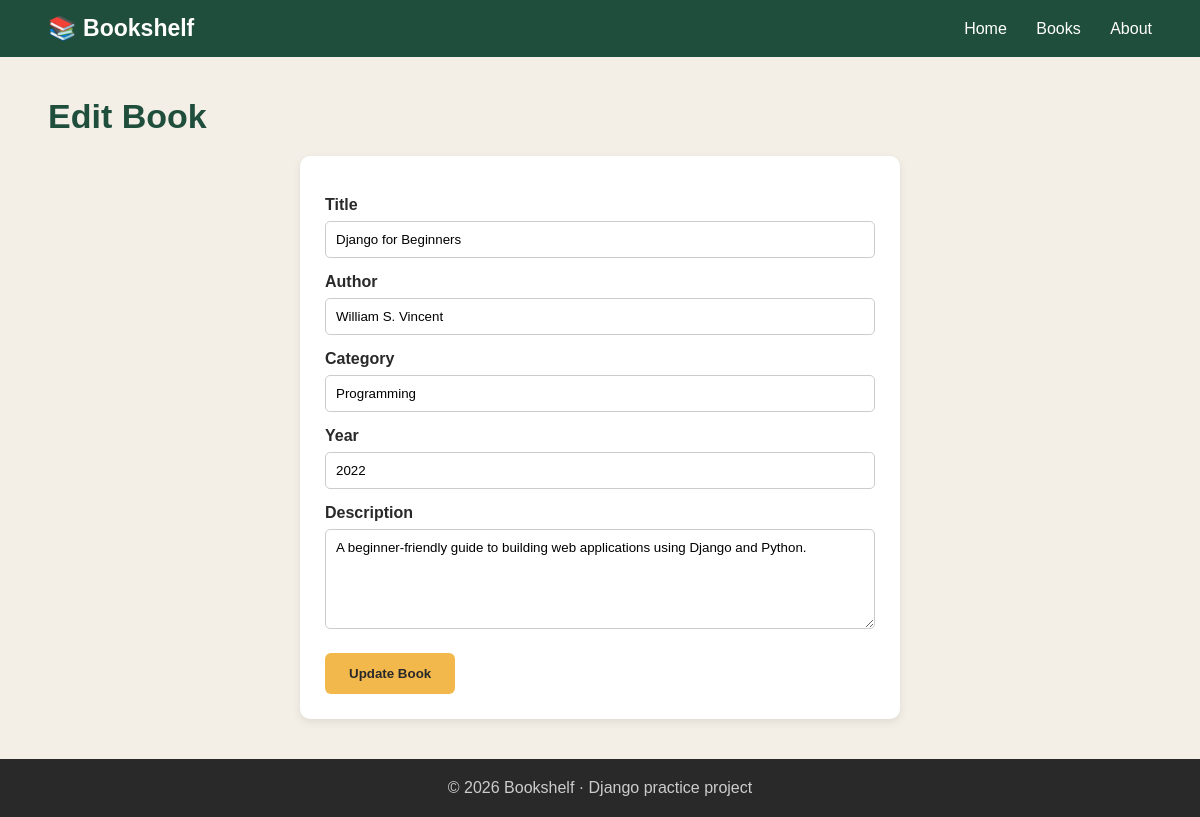
The page /books/edit/1/ on the database its author committed.
### app/models.py (models this page shows, shortened)
class Book(models.Model):
    title = models.CharField(max_length=100)
    author = models.CharField(max_length=100)
    category = models.CharField(max_length=50)
    year = models.IntegerField()
    description = models.TextField()

### app/views.py (the view, shortened to what this page needs)
# urls.py: path('books/edit/<int:id>/', views.edit_book, name='edit_book'),
def edit_book(request, id):
    book = Book.objects.get(id=id)
    return render(request, 'app/edit_book.html', {'book': book})

### app/templates/app/edit_book.html (shortened to what this page needs)
{% extends 'app/base.html' %}
{% block content %}
<h1>Edit Book</h1>
<form method="POST">
    <label>Title</label>
    <input type="text" name="title" value="{{ book.title }}" required>
    <label>Author</label>
    <input type="text" name="author" value="{{ book.author }}" required>
    <label>Category</label>
    <input type="text" name="category" value="{{ book.category }}" required>
    <label>Year</label>
    <input type="number" name="year" value="{{ book.year }}" required>
    <label>Description</label>
    <textarea name="description" required>{{ book.description }}</textarea>
    <button type="submit" class="btn">
        Update Book
    </button>
</form>
{% endblock %}

### app/static/css/style.css (style rules this page uses)
* { margin: 0; padding: 0; box-sizing: border-box; }
body { font-family: Arial, sans-serif; background-color: #f3efe6; color: #292929; }
h1 { color: #204e3d; font-size: 34px; margin-bottom: 15px; }
.btn { display: inline-block; background-color: #f2b84b; color: #292929; padding: 13px 24px; border: none; border-radius: 6px; text-decoration: none; font-weight: bold; cursor: pointer; margin-top: 10px; }
form { background-color: white; padding: 25px; border-radius: 10px; max-width: 600px; margin-top: 20px; margin-left: auto; margin-right: auto; box-shadow: 0 3px 8px #00000015; }
label { display: block; margin-top: 15px; margin-bottom: 7px; font-weight: bold; }
input, textarea { width: 100%; padding: 10px; border: 1px solid #ccc; border-radius: 5px; font-family: Arial, sans-serif; }
textarea { height: 100px; resize: vertical; }
form .btn { margin-top: 20px; }

### rows shown on the page
Book: title "Django for Beginners", author "William S. Vincent", category "Programming", year "2022", description "A beginner-friendly guide to building web applications using Django and Python."
